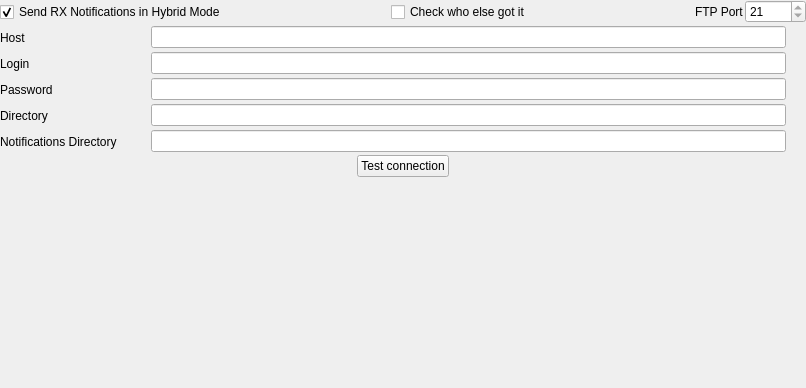
<?xml version="1.0" encoding="UTF-8"?>
<ui version="4.0">
 <class>hybridNotifyConfig</class>
 <widget class="QWidget" name="hybridNotifyConfig">
  <property name="geometry">
   <rect>
    <x>0</x>
    <y>0</y>
    <width>806</width>
    <height>388</height>
   </rect>
  </property>
  <property name="windowTitle">
   <string>Form</string>
  </property>
  <layout class="QVBoxLayout" name="verticalLayout">
   <property name="spacing">
    <number>1</number>
   </property>
   <property name="leftMargin">
    <number>0</number>
   </property>
   <property name="topMargin">
    <number>0</number>
   </property>
   <property name="rightMargin">
    <number>0</number>
   </property>
   <property name="bottomMargin">
    <number>0</number>
   </property>
   <item>
    <layout class="QHBoxLayout" name="horizontalLayout">
     <item>
      <widget class="QCheckBox" name="enableHybridNotifyCheckBox">
       <property name="text">
        <string>Send RX Notifications in Hybrid Mode</string>
       </property>
       <property name="checked">
        <bool>true</bool>
       </property>
      </widget>
     </item>
     <item>
      <spacer name="horizontalSpacer">
       <property name="orientation">
        <enum>Qt::Horizontal</enum>
       </property>
       <property name="sizeHint" stdset="0">
        <size>
         <width>40</width>
         <height>20</height>
        </size>
       </property>
      </spacer>
     </item>
     <item>
      <widget class="QCheckBox" name="enableHybridNotifySnoopCheckBox">
       <property name="text">
        <string>Check who else got it</string>
       </property>
      </widget>
     </item>
     <item>
      <spacer>
       <property name="orientation">
        <enum>Qt::Horizontal</enum>
       </property>
       <property name="sizeType">
        <enum>QSizePolicy::Expanding</enum>
       </property>
       <property name="sizeHint" stdset="0">
        <size>
         <width>28</width>
         <height>24</height>
        </size>
       </property>
      </spacer>
     </item>
     <item>
      <widget class="QLabel" name="ftpPortLabel_2">
       <property name="text">
        <string>FTP Port</string>
       </property>
       <property name="wordWrap">
        <bool>false</bool>
       </property>
      </widget>
     </item>
     <item>
      <widget class="QSpinBox" name="hybridNotifyPortSpinBox">
       <property name="readOnly">
        <bool>true</bool>
       </property>
       <property name="minimum">
        <number>1</number>
       </property>
       <property name="maximum">
        <number>10000</number>
       </property>
       <property name="value">
        <number>21</number>
       </property>
      </widget>
     </item>
    </layout>
   </item>
   <item>
    <layout class="QHBoxLayout" name="_2">
     <property name="spacing">
      <number>6</number>
     </property>
     <property name="leftMargin">
      <number>0</number>
     </property>
     <property name="topMargin">
      <number>0</number>
     </property>
     <property name="rightMargin">
      <number>0</number>
     </property>
     <property name="bottomMargin">
      <number>0</number>
     </property>
     <item>
      <widget class="QLabel" name="hybridNotifyRemoteHostLabel">
       <property name="sizePolicy">
        <sizepolicy hsizetype="Fixed" vsizetype="Fixed">
         <horstretch>0</horstretch>
         <verstretch>0</verstretch>
        </sizepolicy>
       </property>
       <property name="minimumSize">
        <size>
         <width>145</width>
         <height>25</height>
        </size>
       </property>
       <property name="text">
        <string>Host</string>
       </property>
       <property name="wordWrap">
        <bool>false</bool>
       </property>
      </widget>
     </item>
     <item>
      <widget class="QLineEdit" name="hybridNotifyRemoteHostLineEdit"/>
     </item>
     <item>
      <spacer>
       <property name="orientation">
        <enum>Qt::Horizontal</enum>
       </property>
       <property name="sizeType">
        <enum>QSizePolicy::Preferred</enum>
       </property>
       <property name="sizeHint" stdset="0">
        <size>
         <width>20</width>
         <height>20</height>
        </size>
       </property>
      </spacer>
     </item>
    </layout>
   </item>
   <item>
    <layout class="QHBoxLayout" name="_7">
     <property name="spacing">
      <number>6</number>
     </property>
     <property name="leftMargin">
      <number>0</number>
     </property>
     <property name="topMargin">
      <number>0</number>
     </property>
     <property name="rightMargin">
      <number>0</number>
     </property>
     <property name="bottomMargin">
      <number>0</number>
     </property>
     <item>
      <widget class="QLabel" name="hybridNotifyLoginLabel">
       <property name="sizePolicy">
        <sizepolicy hsizetype="Fixed" vsizetype="Fixed">
         <horstretch>0</horstretch>
         <verstretch>0</verstretch>
        </sizepolicy>
       </property>
       <property name="minimumSize">
        <size>
         <width>145</width>
         <height>25</height>
        </size>
       </property>
       <property name="text">
        <string>Login</string>
       </property>
       <property name="wordWrap">
        <bool>false</bool>
       </property>
      </widget>
     </item>
     <item>
      <widget class="QLineEdit" name="hybridNotifyLoginLineEdit"/>
     </item>
     <item>
      <spacer>
       <property name="orientation">
        <enum>Qt::Horizontal</enum>
       </property>
       <property name="sizeType">
        <enum>QSizePolicy::Preferred</enum>
       </property>
       <property name="sizeHint" stdset="0">
        <size>
         <width>20</width>
         <height>20</height>
        </size>
       </property>
      </spacer>
     </item>
    </layout>
   </item>
   <item>
    <layout class="QHBoxLayout" name="_6">
     <property name="spacing">
      <number>6</number>
     </property>
     <property name="leftMargin">
      <number>0</number>
     </property>
     <property name="topMargin">
      <number>0</number>
     </property>
     <property name="rightMargin">
      <number>0</number>
     </property>
     <property name="bottomMargin">
      <number>0</number>
     </property>
     <item>
      <widget class="QLabel" name="hybridNotifyPasswordLabel">
       <property name="sizePolicy">
        <sizepolicy hsizetype="Fixed" vsizetype="Fixed">
         <horstretch>0</horstretch>
         <verstretch>0</verstretch>
        </sizepolicy>
       </property>
       <property name="minimumSize">
        <size>
         <width>145</width>
         <height>25</height>
        </size>
       </property>
       <property name="text">
        <string>Password</string>
       </property>
       <property name="wordWrap">
        <bool>false</bool>
       </property>
      </widget>
     </item>
     <item>
      <widget class="QLineEdit" name="hybridNotifyPasswordLineEdit">
       <property name="echoMode">
        <enum>QLineEdit::Password</enum>
       </property>
      </widget>
     </item>
     <item>
      <spacer>
       <property name="orientation">
        <enum>Qt::Horizontal</enum>
       </property>
       <property name="sizeType">
        <enum>QSizePolicy::Preferred</enum>
       </property>
       <property name="sizeHint" stdset="0">
        <size>
         <width>20</width>
         <height>20</height>
        </size>
       </property>
      </spacer>
     </item>
    </layout>
   </item>
   <item>
    <layout class="QHBoxLayout" name="_8">
     <property name="spacing">
      <number>6</number>
     </property>
     <property name="leftMargin">
      <number>0</number>
     </property>
     <property name="topMargin">
      <number>0</number>
     </property>
     <property name="rightMargin">
      <number>0</number>
     </property>
     <property name="bottomMargin">
      <number>0</number>
     </property>
     <item>
      <widget class="QLabel" name="hybridNotifyRemoteDirLabel">
       <property name="sizePolicy">
        <sizepolicy hsizetype="Fixed" vsizetype="Fixed">
         <horstretch>0</horstretch>
         <verstretch>0</verstretch>
        </sizepolicy>
       </property>
       <property name="minimumSize">
        <size>
         <width>145</width>
         <height>25</height>
        </size>
       </property>
       <property name="text">
        <string>Directory</string>
       </property>
       <property name="wordWrap">
        <bool>false</bool>
       </property>
      </widget>
     </item>
     <item>
      <widget class="QLineEdit" name="hybridNotifyRemoteDirLineEdit"/>
     </item>
     <item>
      <spacer>
       <property name="orientation">
        <enum>Qt::Horizontal</enum>
       </property>
       <property name="sizeType">
        <enum>QSizePolicy::Preferred</enum>
       </property>
       <property name="sizeHint" stdset="0">
        <size>
         <width>20</width>
         <height>20</height>
        </size>
       </property>
      </spacer>
     </item>
    </layout>
   </item>
   <item>
    <layout class="QHBoxLayout" name="_9">
     <property name="spacing">
      <number>6</number>
     </property>
     <property name="leftMargin">
      <number>0</number>
     </property>
     <property name="topMargin">
      <number>0</number>
     </property>
     <property name="rightMargin">
      <number>0</number>
     </property>
     <property name="bottomMargin">
      <number>0</number>
     </property>
     <item>
      <widget class="QLabel" name="hybridNotifyDirLabel_2">
       <property name="sizePolicy">
        <sizepolicy hsizetype="Fixed" vsizetype="Fixed">
         <horstretch>0</horstretch>
         <verstretch>0</verstretch>
        </sizepolicy>
       </property>
       <property name="minimumSize">
        <size>
         <width>145</width>
         <height>25</height>
        </size>
       </property>
       <property name="text">
        <string>Notifications Directory</string>
       </property>
       <property name="wordWrap">
        <bool>false</bool>
       </property>
      </widget>
     </item>
     <item>
      <widget class="QLineEdit" name="hybridNotifyDirLineEdit"/>
     </item>
     <item>
      <spacer>
       <property name="orientation">
        <enum>Qt::Horizontal</enum>
       </property>
       <property name="sizeType">
        <enum>QSizePolicy::Preferred</enum>
       </property>
       <property name="sizeHint" stdset="0">
        <size>
         <width>20</width>
         <height>20</height>
        </size>
       </property>
      </spacer>
     </item>
    </layout>
   </item>
   <item>
    <layout class="QHBoxLayout" name="horizontalLayout_2" stretch="0,0,0">
     <item>
      <spacer name="horizontalSpacer_2">
       <property name="orientation">
        <enum>Qt::Horizontal</enum>
       </property>
       <property name="sizeHint" stdset="0">
        <size>
         <width>40</width>
         <height>20</height>
        </size>
       </property>
      </spacer>
     </item>
     <item>
      <widget class="QPushButton" name="testNotifyPushButton">
       <property name="text">
        <string>Test connection</string>
       </property>
      </widget>
     </item>
     <item>
      <spacer name="horizontalSpacer_3">
       <property name="orientation">
        <enum>Qt::Horizontal</enum>
       </property>
       <property name="sizeHint" stdset="0">
        <size>
         <width>40</width>
         <height>20</height>
        </size>
       </property>
      </spacer>
     </item>
    </layout>
   </item>
   <item>
    <spacer name="spacer">
     <property name="orientation">
      <enum>Qt::Vertical</enum>
     </property>
     <property name="sizeType">
      <enum>QSizePolicy::Expanding</enum>
     </property>
     <property name="sizeHint" stdset="0">
      <size>
       <width>20</width>
       <height>38</height>
      </size>
     </property>
    </spacer>
   </item>
  </layout>
 </widget>
 <resources/>
 <connections/>
</ui>
